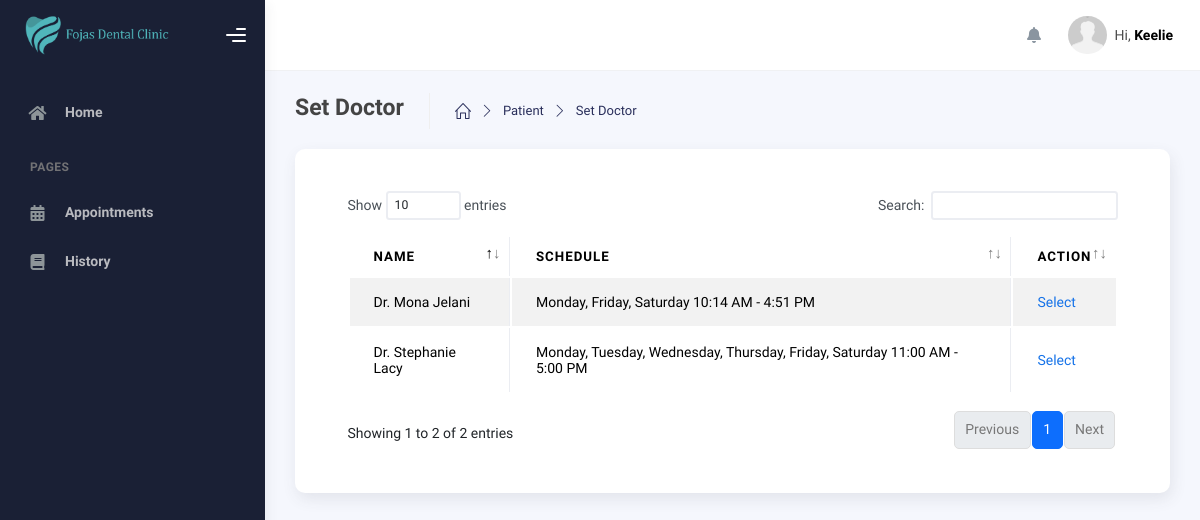
The page /modules/admin/set-doctor.php?user_id_patient=20256914 (signed in) on the database as committed earlier.
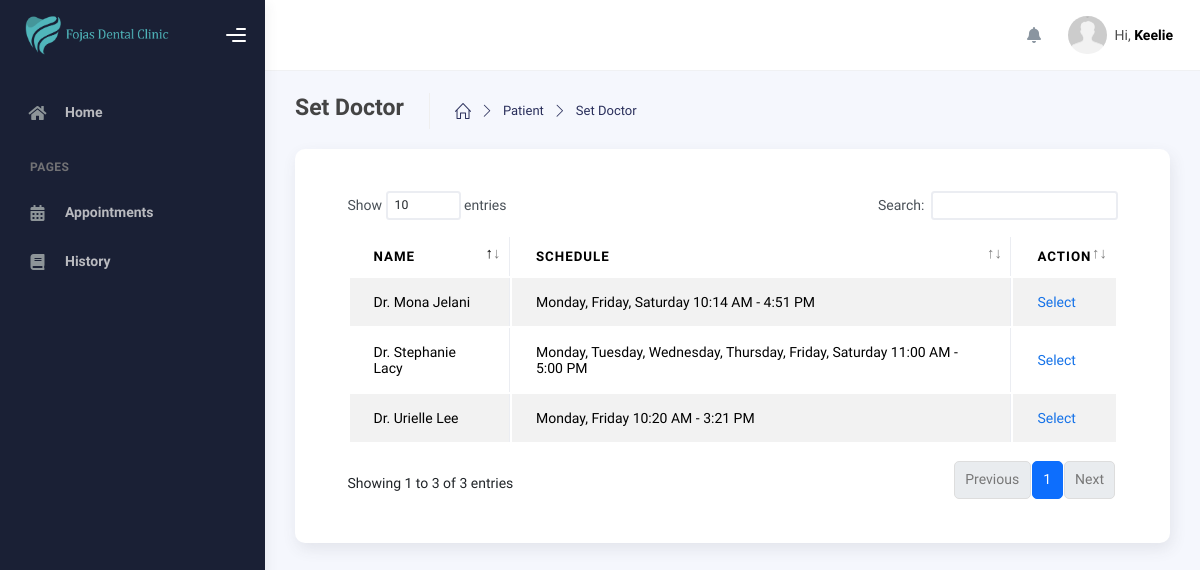
The same page on the database as committed later.
### tables this page shows
CREATE TABLE `schedule` (
  `id` int(11) NOT NULL,
  `user_id` int(255) NOT NULL,
  `day` varchar(150) NOT NULL,
  `start_time` varchar(100) NOT NULL,
  `end_time` varchar(100) NOT NULL,
  `date_created` date NOT NULL,
  `date_updated` date NOT NULL
);

CREATE TABLE `users` (
  `id` int(11) NOT NULL,
  `user_id` int(100) NOT NULL,
  `role_id` int(11) NOT NULL,
  `first_name` varchar(250) NOT NULL,
  `middle_name` varchar(255) NOT NULL,
  `last_name` varchar(255) NOT NULL,
  `mobile_number` varchar(255) NOT NULL,
  `email` varchar(255) DEFAULT NULL,
  `password` varchar(255) NOT NULL,
  `date_of_birth` date NOT NULL,
  `date_created` date NOT NULL,
  `date_updated` date NOT NULL,
  `token` varchar(255) DEFAULT NULL,
  `address` varchar(255) DEFAULT NULL,
  `otp` varchar(100) DEFAULT NULL
);

### modules/queries/Users/dentists.php (called while the page is built, shortened)
<?php
function getAllDentist($conn, $role) {
  $sql = "SELECT
      users.user_id AS user_id,
      users.first_name AS first_name,
      users.middle_name AS middle_name,
      users.last_name AS last_name,
      users.mobile_number AS mobile_number,
      users.email AS email,
      schedule.user_id AS schedule_user_id,
      schedule.day AS day,
      schedule.start_time AS start_time,
      schedule.end_time AS end_time
    FROM users
    LEFT JOIN schedule
    ON users.user_id = schedule.user_id
    WHERE users.role_id = ?";
  $stmt = mysqli_prepare($conn, $sql);
  mysqli_stmt_bind_param($stmt, "i", $role);
  mysqli_stmt_execute($stmt);
  return mysqli_stmt_get_result($stmt);
}

### modules/admin/set-doctor.php (the view, shortened to what this page needs)
<?php
include_once($_SERVER['DOCUMENT_ROOT'] . '/dental_appointment/includes/header.php');
include_once($_SERVER['DOCUMENT_ROOT'] . '/dental_appointment/modules/queries/Users/dentists.php');
?>
    <div class="wrapper">
      <?php include '../../includes/sidebar.php'; ?>
      <div class="main-panel">
        <?php include '../../includes/topbar.php'; ?>
        <div class="container">
          <div class="page-inner">
            <div class="page-header">
            <span class="d-flex justify-content-between align-items-center w-100">
                    <span class="d-flex">
                        <h4 class="page-title">Set Doctor</h4>
                        <ul class="breadcrumbs d-flex justify-items-center align-items-center">
                            <li class="nav-home">
                            <a href="dashboard.php">
                                <i class="icon-home"></i>
                            </a>
                            </li>
                            <li class="separator">
                            <i class="icon-arrow-right"></i>
                            </li>
                            <li class="nav-item">
                            <a href="patients.php">Patient</a>
                            </li>
                            <li class="separator">
                            <i class="icon-arrow-right"></i>
                            </li>
                            <li class="nav-item">
                            <a href="#">Set Doctor</a>
                            </li>
                        </ul>
                    </span>
                </span>
            </div>
            <div class="page-category">
                <div class="card p-5">
                    <div class="table-responsive">
                        <table class="display table table-hover table-striped table-bordered" id="dataTable">
                            <thead>
                                <tr>
                                    <th>Name</th>
                                    <th>Schedule</th>
                                    <th>Action</th>
                                </tr>
                            </thead>
                            <tbody>
                                <?php
                                    if(isset($_GET['user_id_patient'])){
                                        $user_id_patient = $_GET['user_id_patient'];
                                        $run_dentist = getAllDentist($conn, '3');
                                        $all_dentists = mysqli_fetch_all($run_dentist, MYSQLI_ASSOC);
                                        foreach ($all_dentists as $row_dentist) {
                                        ?>
                                            <form action="" method="GET">
                                                <tr>
                                                    <td><?php echo "Dr. " . $row_dentist['first_name'] . " " . $row_dentist['last_name']?></td>
                                                    <td><?php echo $row_dentist['day']. " " . date("g:i A",strtotime($row_dentist['start_time'])) . " - " . date("g:i A", strtotime($row_dentist['end_time']))?></td>
                                                    <td>
                                                    <a href="set-schedule.php?user_id_dentist=<?php echo $row_dentist['user_id']; ?>&user_id_patient=<?php echo $user_id_patient; ?>">Select</a>
                                                    </td>
                                                </tr>
                                            </form>
                                            <?php
                                        }
                                    }
                                    ?>
                            </tbody>
                        </table>
                    </div>
                </div>
            </div>
          </div>
        </div>
      </div>
    </div>
<?php
  include_once($_SERVER['DOCUMENT_ROOT'] . '/dental_appointment/includes/scripts.php');
?>

Rows that differ between the two databases and show on the page:
added schedule: users.first_name "Urielle", users.last_name "Lee", day "Monday, Friday", start_time "10:20 AM", end_time "3:21 PM"
Other text that changed with them:
text written by a page script: "Show entries Search: Showing 1 to 2 of 2 entries Previous 1 Next" → "Show entries Search: Showing 1 to 3 of 3 entries Previous 1 Next"
